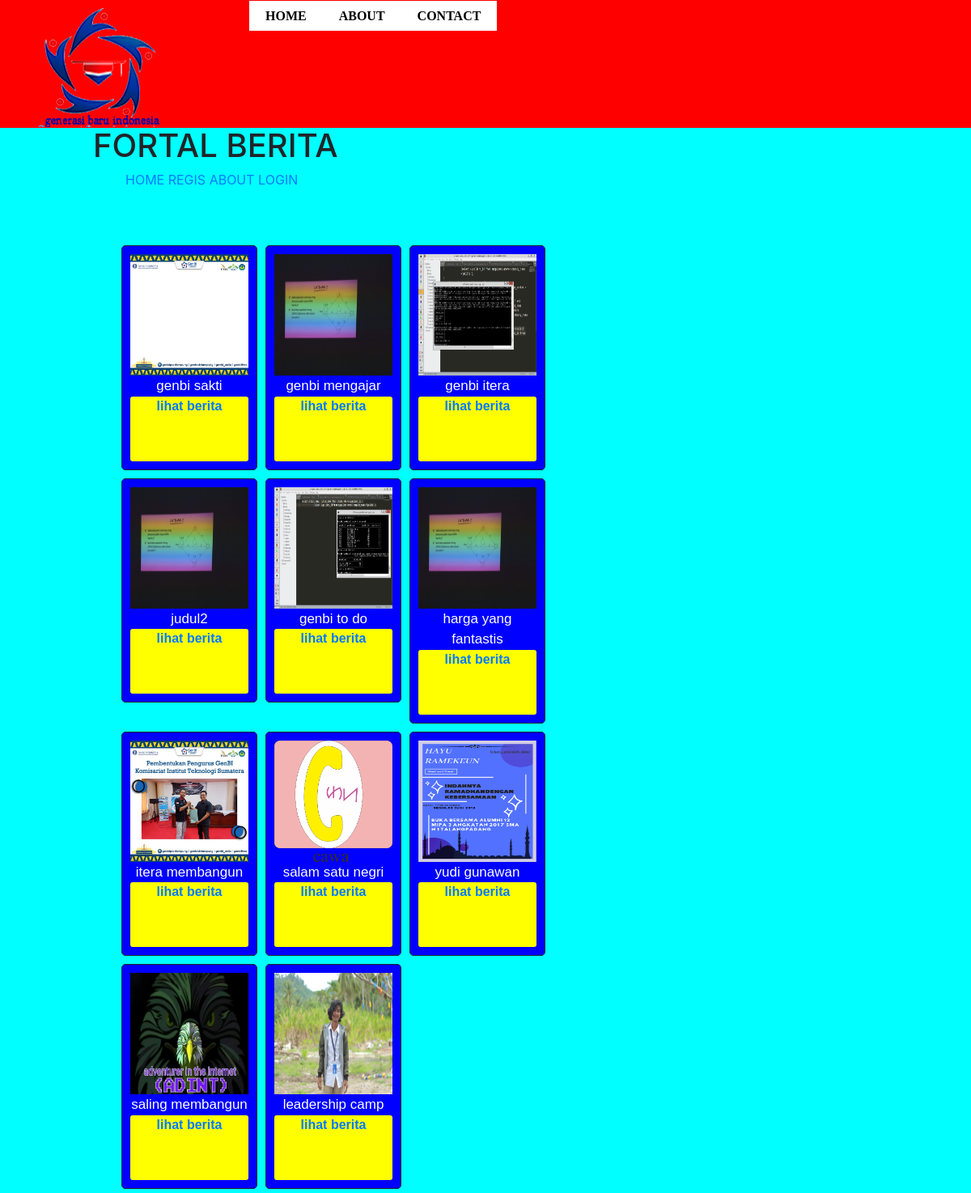
/users2.php, run on the app's committed database.
### tables this page shows
CREATE TABLE `berita` (
  `id` int(11) NOT NULL,
  `judul` varchar(300) NOT NULL,
  `texts` text NOT NULL,
  `gambar` varchar(100) NOT NULL
);

### functions.php (called while the page is built, shortened)
<?php
	$conn = mysqli_connect("localhost","root","","phpdasar2");
	function query($querys){
		global $conn;
		$result=mysqli_query($conn,$querys);
		$rows=[];
		while($row=mysqli_fetch_assoc($result)){
			$rows[]=$row;
		}
		return $rows;
	}
 ?>

### users2.php (the view, shortened to what this page needs)
<?php
	require 'header.php';
	$mahasiswa = query("SELECT * FROM berita ");
 ?>
 <!doctype html>
<html lang="en">
  <head>
    <link rel="stylesheet" href="bootstrap/css/bootstrap.min.css">
    <link rel="stylesheet" type="text/css" href="style.css">
  </head>
  <body>
      <div class="container">
        <div id="header">
            <h1>FORTAL BERITA</h1>
          <div id="header-inner">
              <a href="index.html" id="logo"><a/>
              <nav>
                <a href="#" id="menu-icon"><a/>
                <ul>
                  <a href="index.html" class="current">HOME</a>
                  <a href="registrasi2.php">REGIS</a>
                  <a href="file/tentang.html">ABOUT</a>
                  <a href="login.php">LOGIN</a>
                </ul>
                </nav>
        </div><br> <br>
      <div class="container">
        <div id="main-content" class="col-sm-8">
        	<?php foreach($mahasiswa as $row) : ?>
				<div class="grid">
				<div class="cover-grid">
				<img src="img/<?php echo $row["gambar"]; ?>" >
				</div>
							<div class="judul">
							<?php echo $row["judul"]; ?>
							</div>
							<div class="lihat">
							<a href="list.php?id=<?php echo $row["id"]; ?>">lihat berita</a>
							</div>
				</div>
		<?php endforeach; ?>
        </div>
        <div id="right-sidebar" class="col-sm-4">
        </div>
      </div>
  </body>
</html>

### style2.css (style rules this page uses)
body { margin: 0; background-color: #00FFFF; }
.container { width: 1000px; margin: 0 auto; }
.grid { width: 208px; padding: 10px; border: 1px solid; border-radius: 5px; float: left; margin: 5px; background-color: blue; }
.cover-grid { width: 100%; height: 200px; }
.judul { text-decoration: none; text-align: center; font-size: 17px; font-family: arial; color: white; }
img { width: 100%; height: 150px; }
.lihat { text-align: center; background-color: yellow; padding: 2px 10px white; border-radius: 3px; font-color: #FFFFFF; text-decoration: none; font-weight: 800; font-family: arial; height: 80px }
.lihat a { text-decoration: none; }
a { text-align: justify; }
@media screen and (max-width: 1250px) { .container { width: 400px; margin: 0 auto; } }
@media screen and (max-width: 1250px) { .grid { width: 168px; padding: 10px; border: 1px solid; border-radius: 5px; float: left; margin: 5px; background-color: blue; } }
@media screen and (max-width: 1250px) { .cover-grid { width: 100%; height: 150px; } }

### style.css (style rules this page uses)
body { margin: 0; background-color: #00FFFF; }
.container { width: 1000px; margin: 0 auto; }

### data on the page
berita: gambar (picture), judul "genbi sakti"
berita: gambar (picture), judul "genbi mengajar"
berita: gambar (picture), judul "genbi itera"
berita: gambar (picture), judul "judul2"
berita: gambar (picture), judul "genbi to do"
berita: gambar (picture), judul "harga yang fantastis"
berita: gambar (picture), judul "itera membangun"
berita: gambar (picture), judul "salam satu negri"
berita: gambar (picture), judul "yudi gunawan"
berita: gambar (picture), judul "saling membangun"
berita: gambar (picture), judul "leadership camp"
